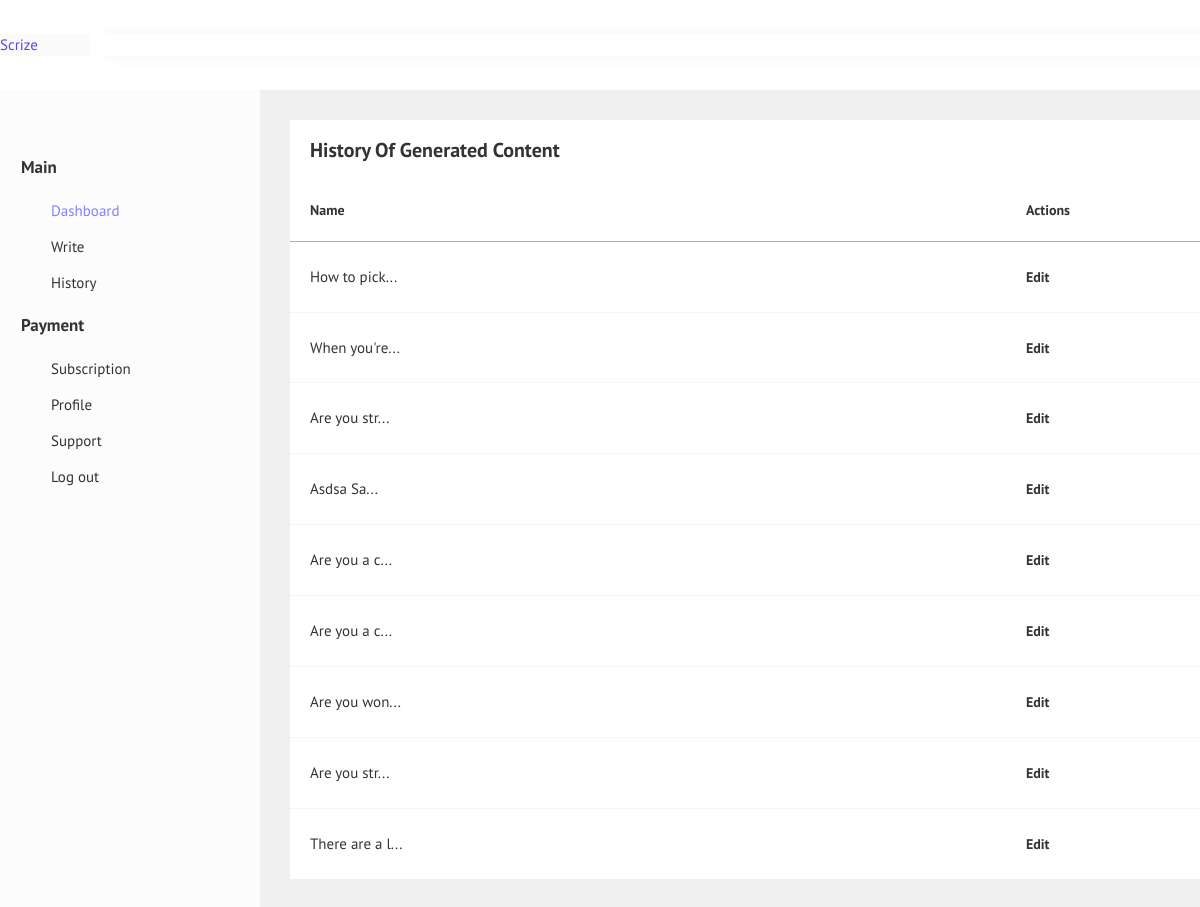
The app's page /history/ (signed in) with its own data.
### writer/models.py (models this page shows, shortened)
class notes(models.Model):
    owner = models.ForeignKey(UserAcc, on_delete=models.CASCADE)
    id = models.AutoField(primary_key=True)
    title = models.CharField(max_length=50)
    text = models.TextField()

### writer/views.py (the view)
# urls.py: path('history/', views.history),
@login_required(login_url='/login/')
def history(request):
    view_note = notes.objects.filter(owner=request.user)
    return render(request, 'history.html', { 'view_note': view_note,})

### writer/templates/history.html (shortened to what this page needs)
{% load static %}
<!DOCTYPE html>
<html lang="zxx">
<head>
   <link rel="stylesheet" href="{% static 'assets/plugins/perfect-scrollbar/perfect-scrollbar.min.css' %}">
   <link rel="stylesheet" href="{% static 'assets/fonts/icofont/icofont.min.css' %}">
   <link rel="stylesheet" href="{% static 'assets/bootstrap/css/bootstrap.min.css' %}">
   <link rel="stylesheet" href="{% static 'assets/plugins/apex/apexcharts.css' %}">
     <link rel="stylesheet" href="{% static 'assets/css/style.css' %}">
</head>
<body>
    {% include "nav.html" %}
          <div class="main-content">
                <div class="container-fluid">
                    <div class="row">
                        <div class="col-12">
                            <div class="card mb-30">
                                <div class="card-body">
                                    <div class="d-sm-flex justify-content-between align-items-center">
                                        <h4 class="font-20">History of Generated Content</h4>
                                    </div>
                                </div>
                                <div class="table-responsive">
                                    <table class="text-nowrap bg-white dh-table">
                                        <thead>
                                            <tr>
                                                <th>Name</th>
                                                <th>Actions</th>
                                            </tr>
                                        </thead>
                                        <tbody>
                                        {% for note in view_note %}
                                            <tr>
                                                <td> {{note.title}}</td>
                                                <td><a href="/notes/{{note.id}}">Edit <i class="icofont-arrow-right"></i></a></td>
                                            </tr>
                                        {% endfor %}
                                        </tbody>
                                    </table>
                                </div>
                            </div>
                        </div>
                    </div>
                </div>
          </div>
</body>
</html>

### records on screen
notes: title "How to pick..."
notes: title "When you're..."
notes: title "Are you str..."
notes: title "Asdsa Sa..."
notes: title "Are you a c..."
notes: title "Are you a c..."
notes: title "Are you won..."
notes: title "Are you str..."
notes: title "There are a l..."
